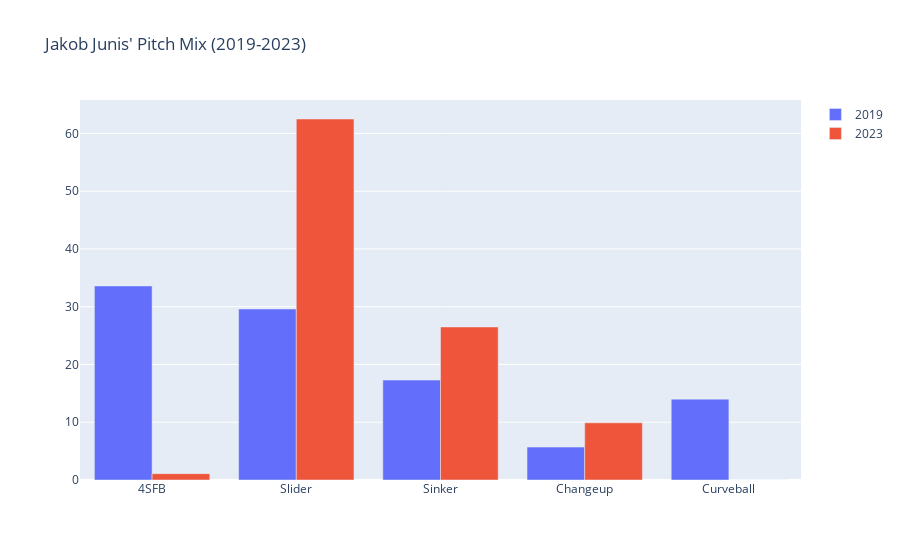

The notebook cell saved with this chart:
### Code cell
main()

### Figure 1 — Plotly figure (JSON) as saved in the notebook; plotly's stock layout.template omitted (floating-point values rounded to 4 significant figures)
{"data": [{"name": "2019", "type": "bar", "x": ["4SFB", "Slider", "Sinker", "Changeup", "Curveball"], "y": [33.6, 29.6, 17.3, 5.7, 14]}, {"name": "2023", "type": "bar", "x": ["4SFB", "Slider", "Sinker", "Changeup", "Curveball"], "y": [1.1, 62.5, 26.5, 9.9, 0]}], "layout": {"barmode": "group", "title": {"text": "Jakob Junis' Pitch Mix (2019-2023)"}}}
